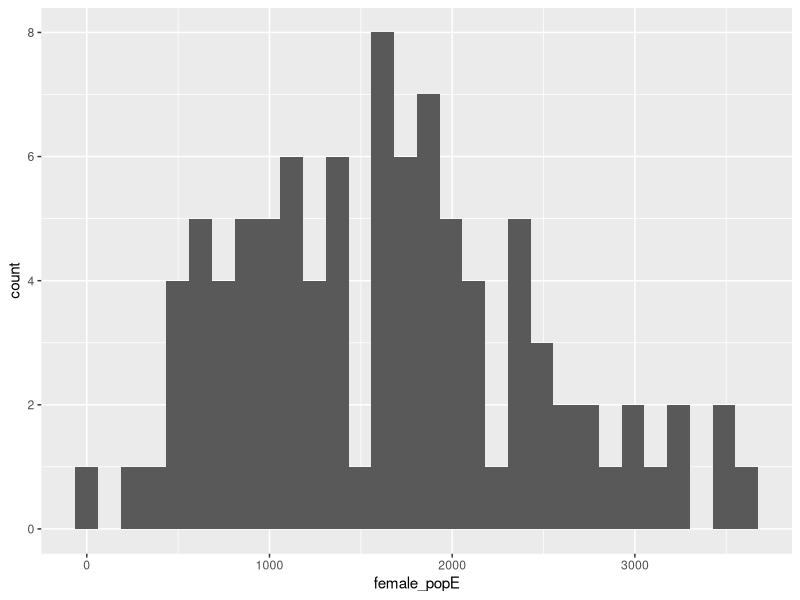
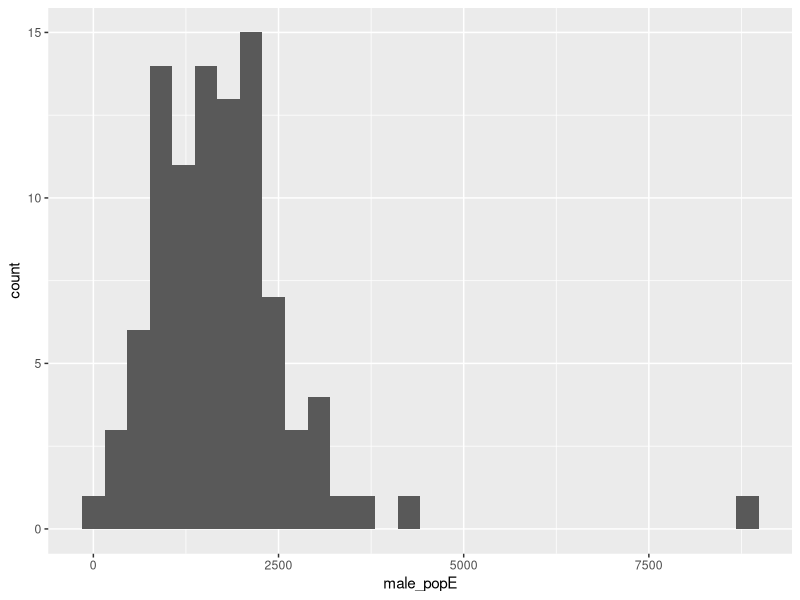
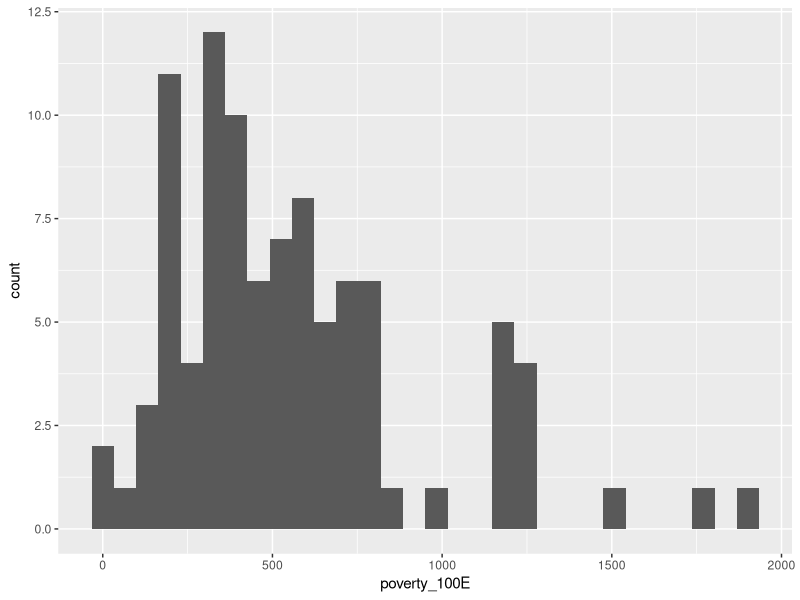
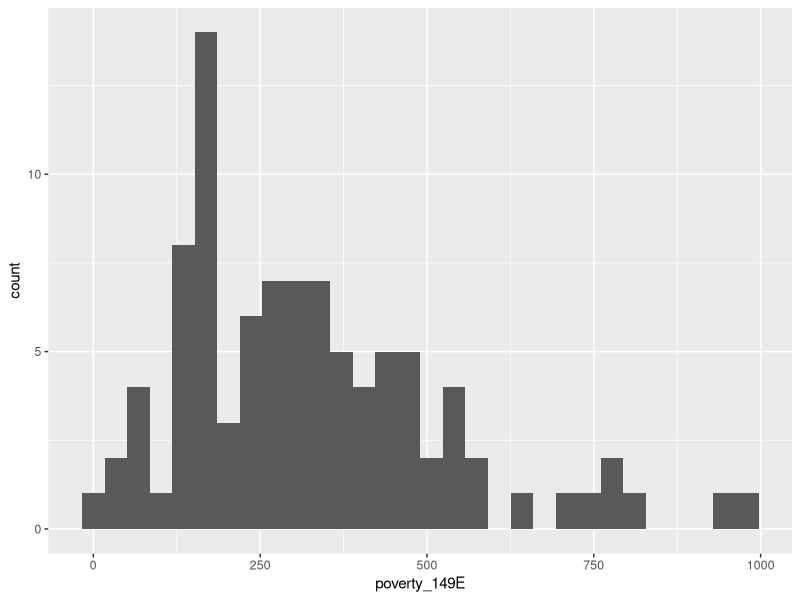
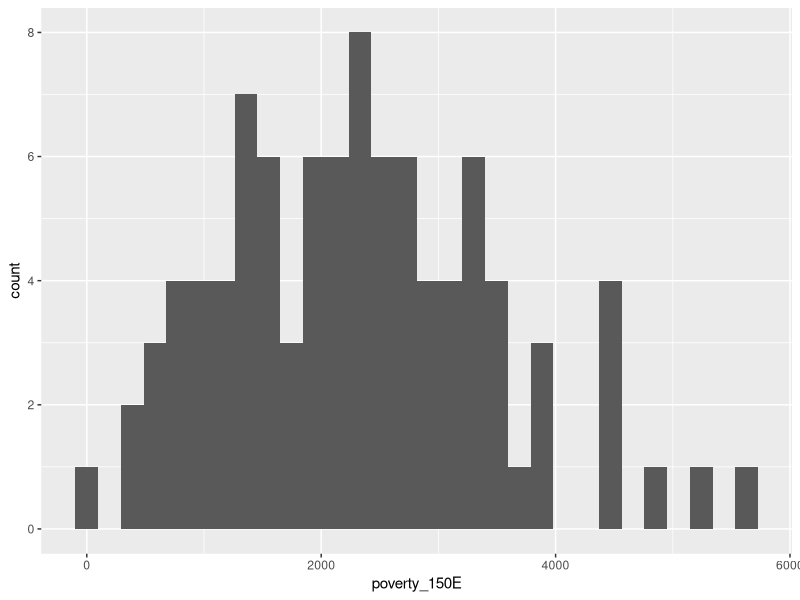
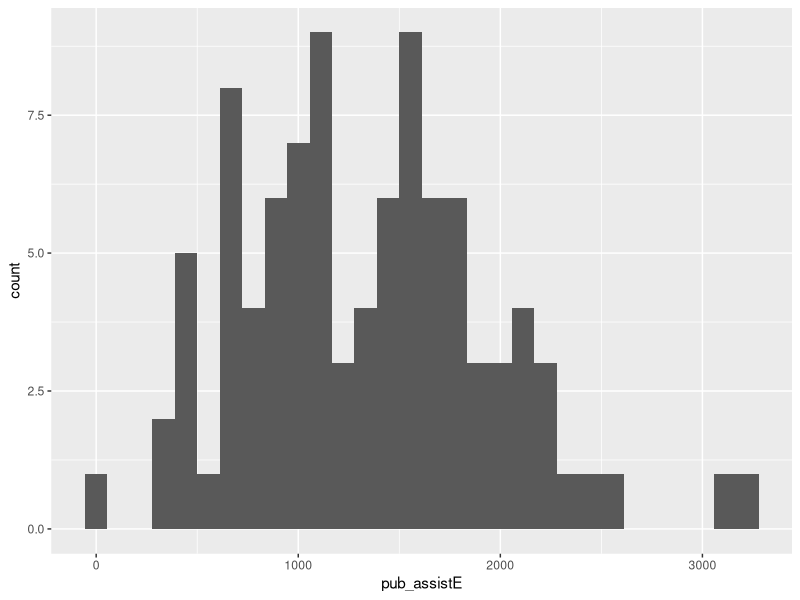
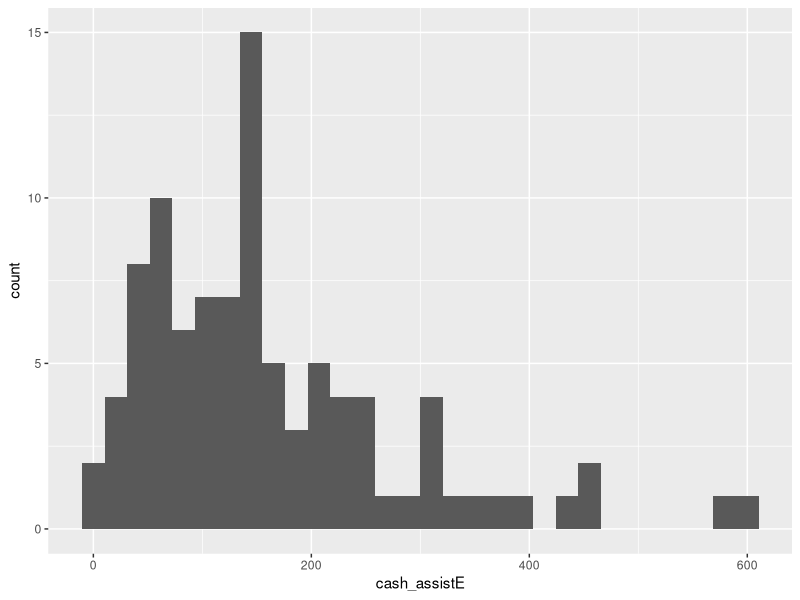
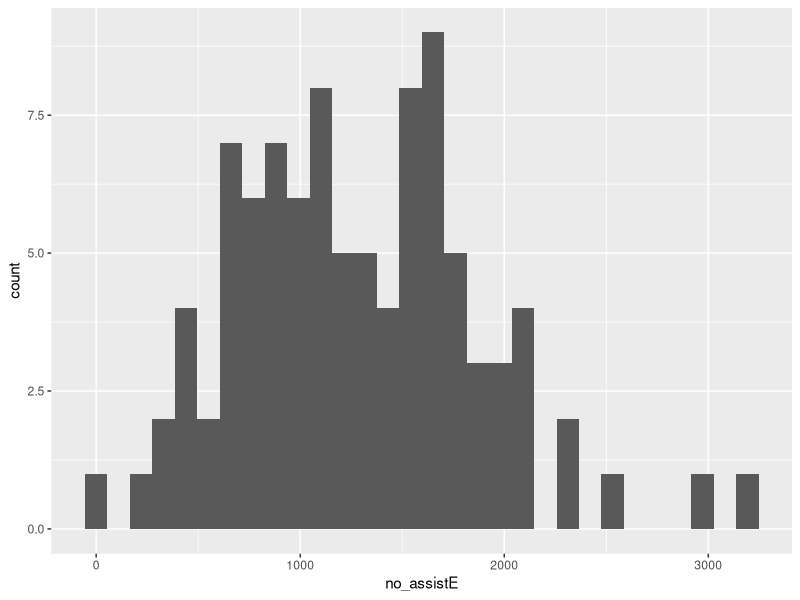

The R source for these figures, in order:
## ---- chunk 1
knitr::opts_chunk$set(echo = TRUE)
## ---- chunk 2
library(ggplot2)
library(tidyverse)

## ---- chunk 3
Jefferson_tract_data <- read_csv("jeffersonbay2018.csv") %>%
  filter(region == "Jefferson")
attach(Jefferson_tract_data)
## ---- chunk 4

summary(female_popE)
sd(female_popE)
pop_mean <- t.test(female_popE)
pop_mean
## ---- chunk 5
hist <- ggplot(Jefferson_tract_data, aes(x = female_popE)) +
  geom_histogram() 
hist
## ---- chunk 6

summary(male_popE)
sd(male_popE)
pop_mean <- t.test(male_popE)
pop_mean
## ---- chunk 7
hist <- ggplot(Jefferson_tract_data, aes(x = male_popE)) +
  geom_histogram() 
hist
## ---- chunk 8
summary(poverty_100E)
sd(poverty_100E)
pop_mean <- t.test(poverty_100E)
pop_mean
## ---- chunk 9
hist<- ggplot(Jefferson_tract_data, aes(x = poverty_100E)) +
  geom_histogram() 
hist
## ---- chunk 10
summary(poverty_149E)
sd(poverty_149E)
pop_mean <- t.test(poverty_149E)
pop_mean
## ---- chunk 11
hist <- ggplot(Jefferson_tract_data, aes(x = poverty_149E)) +
  geom_histogram() 
hist
## ---- chunk 12
summary(poverty_150E)
sd(poverty_150E)
pop_mean <- t.test(poverty_150E)
pop_mean
## ---- chunk 13
hist <- ggplot(Jefferson_tract_data, aes(x = poverty_150E)) +
  geom_histogram() 
hist
## ---- chunk 14
summary(pub_assistE)
sd(pub_assistE)
pop_mean <- t.test(pub_assistE)
pop_mean
## ---- chunk 15
hist <- ggplot(Jefferson_tract_data, aes(x = pub_assistE)) +
  geom_histogram() 
hist
## ---- chunk 16
summary(cash_assistE)
sd(cash_assistE)
pop_mean <- t.test(cash_assistE)
pop_mean
## ---- chunk 17
hist <- ggplot(Jefferson_tract_data, aes(x = cash_assistE)) +
  geom_histogram() 
hist
## ---- chunk 18
summary(no_assistE)
sd(no_assistE)
pop_mean <- t.test(no_assistE)
pop_mean
## ---- chunk 19
hist <- ggplot(Jefferson_tract_data, aes(x = no_assistE)) +
  geom_histogram() 
hist
## ---- chunk 20
meets_hs_grads <- t.test(majority_hs_grads)
below_hs_grads <- t.test(!majority_hs_grads)
## ---- chunk 21
grads_shares <- tibble(Diplomas = c("Meets Statewise Average",
                                    "Below Statewide Average"), 
                     `Sample` =c(paste(prettyNum(meets_hs_grads$estimate*100,
                                         digits = 3), "%"),
                         paste(prettyNum(below_hs_grads$estimate*100,
                                         digits = 3), "%")), 
                      `95-percent confidence interval` =  
                        c(paste(prettyNum(meets_hs_grads$conf.int[1]*100,
                                          digits = 3), "% to ",
                                prettyNum(meets_hs_grads$conf.int[2]*100,
                                          digits = 3), "%"),
                         paste(prettyNum(below_hs_grads$conf.int[1]*100,
                                          digits = 3), "% to ",
                                prettyNum(below_hs_grads$conf.int[2]*100,
                                          digits = 3), "%")))
knitr::kable(grads_shares, caption = "Census Tracts in Jefferson Region")
